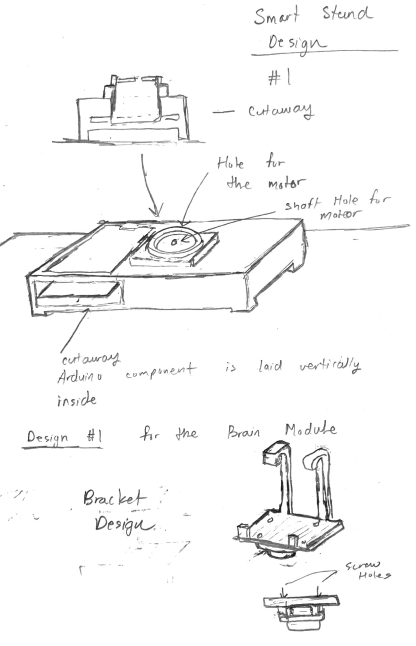
#> input picture Misc Photos/Concept.jpg, 831 x 1291 px, given in place of the camera (shown at 1/2 size)
$ python SimpleTracking.py
#> lines starting #> are read from the running program, lines starting #| are printed output that depends on the picture
#import serial
import time
import cv2
import numpy as np

cap = cv2.VideoCapture(1)
#ser = serial.Serial("COM8", '9600', timeout=2)

Xposition = 90
Yposition = 90

while True:
    _, frame = cap.read()
#> frame is the input picture: shape (1291, 831, 3); min 2, max 255, mean 247.2
    frame = cv2.flip(frame, 1)
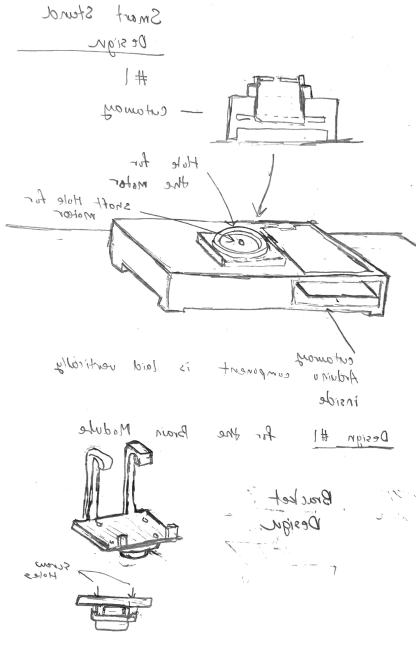
#> frame: shape (1291, 831, 3) (shown at 1/2 size); min 2, max 255, mean 247.2
    #size of fram
    frame = cv2.resize(frame, (400, 400))
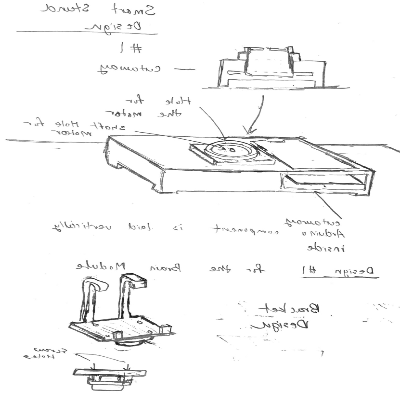
#> frame: shape (400, 400, 3); min 18, max 255, mean 247.1
    hsv = cv2.cvtColor(frame, cv2.COLOR_BGR2HSV)
#> hsv: shape (400, 400, 3); mean H, S, V 0, 0, 247.1

    #color track?        [RGB]
    red_lower = np.array([161, 155, 84], np.uint8)
    red_upper = np.array([180, 255, 255], np.uint8)

    mask = cv2.inRange(hsv, red_lower, red_upper)
#> mask: shape (400, 400); every value is 0
    contours, _ = cv2.findContours(mask, cv2.RETR_TREE, cv2.CHAIN_APPROX_SIMPLE)
#> contours = []
    contours = sorted(contours,key=lambda x:cv2.contourArea(x),reverse=True)
    rows, cols, _ = frame.shape
#> rows = 400; cols = 400
    center_x = int(rows / 2)
#> center_x = 200
    center_y = int(cols / 2)
#> center_y = 200

    for cnt in contours:
        (x, y, w, h) = cv2.boundingRect(cnt)
        cv2.rectangle(frame, (x, y), (x + w, y + h), (0, 255, 0), 2)
        text = "x = "+str(x)+"y = "+str(y)
        cv2.putText(frame, text, (x, y), cv2.FONT_HERSHEY_SIMPLEX, 0.50, (0, 0, 255))
        #////////////////////////////////////////////////////////////////////
        medium_x = int((x + x+w)/2)
        medium_y = int((y + y+h)/2)
        #////////////////////////////////////////////////////////////////////
        cv2.line(frame, (medium_x,0),(medium_x,600),(0,255,0),2)
        text2 = "mediumX = " + str(medium_x)
        cv2.putText(frame, text2, (0, 100), cv2.FONT_HERSHEY_SIMPLEX, 0.50, (0, 255, 50))
        #////////////////////////////////////////////////////////////////////
        cv2.line(frame, (0, medium_y), (600, medium_y), (0, 255, 0), 2)
        text3 = "mediumY = " + str(medium_y)
        cv2.putText(frame, text3, (0, 50), cv2.FONT_HERSHEY_SIMPLEX, 0.50, (0, 255, 50))

        # ////////////////////////////////////////////////////////////////////
        if medium_x < center_x -30:
            Xposition += 1
            #ser.write((str(Xposition) + 'a').encode('utf-8'))
           # time.sleep(0.03)
        if medium_x > center_x +30:
            Xposition -= 1
            #ser.write((str(Xposition) + 'a').encode('utf-8'))
           # time.sleep(0.03)

        break
#> this loop made 0 passes
#> after the loop, Xposition = 90


    cv2.imshow("frame",frame)
  #  cv2.imshow("mask",mask )
    key = cv2.waitKey(1)
#> (key Esc is pressed here)
    if key == 27:
        break
cap.release()
cv2.destroyAllWindows()
